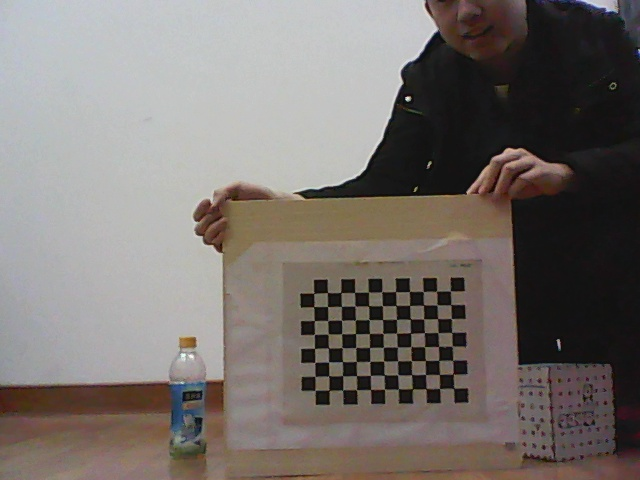
//> input picture OpencvTest3.0/OpencvTest/image/leftPic1.jpg, 640 x 480 px
$ ./main   (built with g++ and OpenCV 4)
//> lines starting //> are read from the running program, lines starting //| are printed output that depends on the picture; after the words box and inside, x2 and y2 are one past the last pixel; in counts of white or black regions, pixels touching at a corner belong together
### OpencvTest3.0/OpencvTest/global.h
#pragma once
#include <opencv2/opencv.hpp>

using namespace std;
using namespace cv;

const int imageWidth = 640;								//摄像头的分辨率
const int imageHeight = 480;
const int boardWidth = 11;								//横向的角点数目
const int boardHeight = 8;								//纵向的角点数据
const int boardCorner = boardWidth * boardHeight;		//总的角点数据
const int squareSize = 20;								//标定板黑白格子的大小 单位mm
const Size boardSize = Size(boardWidth, boardHeight);   //棋盘大小
Size imageSize = Size(imageWidth, imageHeight);         //图片大小

char* name_l = (char*)malloc(sizeof(char) * 200);
char* name_r = (char*)malloc(sizeof(char) * 200);
int frameNumber;                                      	//相机标定时需要采用的图像帧数

Mat R, T, E, F;                                         //R 旋转矢量 T平移矢量 E本征矩阵 F基础矩阵
Mat cameraMatrix_l, cameraMatrix_r;					    //相机内参数
Mat distCoeff_l, distCoeff_r; 			            	//相机畸变参数
vector<Mat> rvecs_l, rvecs_r;						    //旋转向量
vector<Mat> tvecs_l, tvecs_r;							//平移向量

vector<vector<Point2f>> corners_l, corners_r;			//各个图像找到的角点的集合 和objRealPoint 一一对应
//vector<vector<Point2f>> imagePoint_l;                 //左边摄像机所有照片角点的坐标集合
//vector<vector<Point2f>> imagePoint_r;                 //右边摄像机所有照片角点的坐标集合
vector<vector<Point3f>> objRealPoint_r;                 //左边摄像机所有照片角点的坐标集合
vector<vector<Point3f>> objRealPoint_l;                 //右边摄像机所有照片角点的坐标集合
vector<vector<Point3f>> objRealPoint;					//各副图像的角点的实际物理坐标集合
vector<Point2f> corner_l, corner_r;						//某一副图像找到的角点

Mat Rl, Rr, Pl, Pr, Q;                                  //校正旋转矩阵R，投影矩阵P 重投影矩阵Q (下面有具体的含义解释）
Mat mapLx, mapLy, mapRx, mapRy;                         //映射表
Rect validROIL, validROIR;                              //图像校正之后，会对图像进行裁剪，这里的validROI就是指裁剪之后的区域
Mat xyz;              //三维坐标

Mat rgbImage_l, grayImage_l, rgbImage_r, grayImage_r;
Mat rectifyImage_l, rectifyImage_r;                    //左右相机reamp后的图
Point origin;         //鼠标按下的起始点
Point originn;
Rect selection;      //定义矩形选框
bool selectObject = false;    //是否选择对象

int blockSize = 0, uniquenessRatio = 0, numDisparities = 0;
cv::Ptr<cv::StereoBM> bm = cv::StereoBM::create(16, 9);

Mat disp8,_3dImage;
const double max_z = 1.0e4;

### OpencvTest3.0/OpencvTest/main.cpp
// opencv_test.cpp : 定义控制台应用程序的入口点。
//

#include <tchar.h>
#include <opencv2/core/core.hpp>
#include <opencv2/opencv.hpp>
#include <opencv2/features2d.hpp>
#include <highgui.hpp>
#include "cv.h"
#include <cv.hpp>
#include <iostream>
#include <stdio.h>
#include <time.h>
#include "global.h"
#include "opencv2/core/utility.hpp"
#include "opencv2/core/ocl.hpp"
#include "opencv2/imgcodecs.hpp"
#include "opencv2/calib3d.hpp"
#include "opencv2/imgproc.hpp"
#include "opencv2/flann.hpp"
#include "opencv2/ml.hpp"

using namespace std;
using namespace cv;

/*计算标定板上模块的实际物理坐标*/
// [17 lines left out: function calRealPoint, not called in this run]

/*输出和保存数据*/
// [103 lines left out: functions outputCameraParam, getPicture, not called in this run]

/*****单目标定*****/
void SingleCalibration_l() {
	Mat img_l;                      //定义图片
	int goodFrameCount_l= 0;
	namedWindow("ImageL");
	cout << "按Q退出 ..." << endl;
	while (goodFrameCount_l< frameNumber) //frameNumber表示图片数量
	{
		char *filename_l = (char *)malloc(sizeof(char) * 100);
		sprintf(filename_l, "image\\leftPic%d.jpg", goodFrameCount_l + 1);

		rgbImage_l = imread(filename_l, CV_LOAD_IMAGE_COLOR); //图片转为3信道
//> rgbImage_l is the input picture: 480 rows x 640 cols, CV_8UC3; mean B, G, R 110.6, 114.5, 121
		cvtColor(rgbImage_l, grayImage_l, COLOR_BGR2GRAY);    //转为灰度图后赋给grayImage
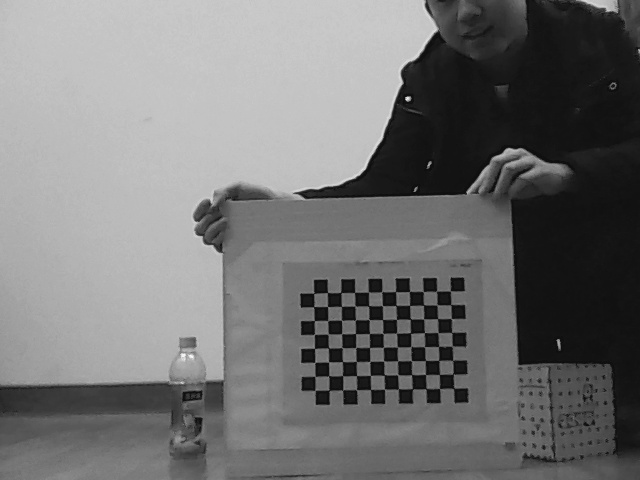
//> grayImage_l: 480 rows x 640 cols, CV_8UC1; min 8, max 252, mean 116
		imshow("Camera_l", grayImage_l);

		bool isFind_l = findChessboardCorners(rgbImage_l, boardSize, corner_l, CV_CALIB_CB_NORMALIZE_IMAGE);
//> corner_l = 88 Points (x, y), first 12: [453.7, 388.4], [439.5, 388.4], [426, 388.6], [412.5, 388.7], [398.5, 388.7], [384.4, 389], [370.5, 389.5], [356.4, 389.7], [342.6, 390.1], [329.1, 390.4], [315, 390.4], [452.8, 373.8]; isFind_l = true
		if (isFind_l == true)	//所有角点都被找到 说明这幅图像是可行的
		{
			/*
			Size(5,5) 搜索窗口的一半大小
			Size(-1,-1) 死区的一半尺寸
			TermCriteria(CV_TERMCRIT_EPS | CV_TERMCRIT_ITER, 20, 0.1)迭代终止条件
			*/
			cornerSubPix(grayImage_l, corner_l, Size(3, 3), Size(-1, -1), TermCriteria(CV_TERMCRIT_EPS | CV_TERMCRIT_ITER, 20, 0.1));
//> corner_l = 88 Points (x, y), first 12: [453.6, 388.3], [439.4, 388.5], [426, 388.5], [412.5, 388.7], [398.4, 388.8], [384.4, 389], [370.5, 389.4], [356.4, 389.6], [342.6, 389.9], [329.1, 390.4], [315, 390.4], [453, 373.9]
			//将角点精确到亚像素级
			drawChessboardCorners(rgbImage_l, boardSize, corner_l, isFind_l);
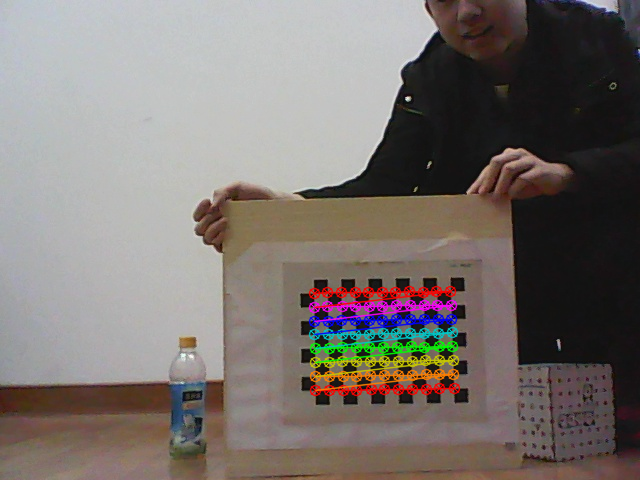
//> rgbImage_l: 480 rows x 640 cols, CV_8UC3; 3.88% of pixels changed, all inside (x1, y1, x2, y2) = (308, 285, 461, 397)
			imshow("chessboard_l", rgbImage_l);
			corners_l.push_back(corner_l);//把所有角点信息保存起来
//> corners_l = 1 point lists
			goodFrameCount_l++;
			cout << "The image is good" << endl;
		}
		else
		{
			cout << "The image is bad please try again" << endl;
		}

		if (waitKey(10) == 'q')
		{
			break;
		}
	}
	/*
	图像采集完毕 接下来开始摄像头的校正
	calibrateCamera()
	输入参数
	objectPoints  角点的实际物理坐标
	imagePoints   角点的图像坐标
	imageSize	   图像的大小
	输出参数
	cameraMatrix  相机的内参矩阵
	distCoeffs	   相机的畸变参数
	rvecs		   旋转矢量(外参数)
	tvecs		   平移矢量(外参数）
	*/

	/*设置实际初始参数 根据calibrateCamera来 如果flag = 0 也可以不进行设置*/
	/*计算实际的校正点的三维坐标*/
	calRealPoint(objRealPoint_l, boardWidth, boardHeight, frameNumber, squareSize);
	cout << "cal real successful" << endl;
	/*标定摄像头*/
	calibrateCamera(objRealPoint_l, corners_l, Size(imageWidth, imageHeight), cameraMatrix_l, distCoeff_l, rvecs_l, tvecs_l, 0);
	cout << "calibration successful" << endl;
	/*显示畸变校正效果*/
	Mat cImage_l;
	undistort(rgbImage_l, cImage_l, cameraMatrix_l, distCoeff_l);
	imshow("Corret Image_l", cImage_l);
}
// [45 lines left out: function SingleCalibration_r, not called in this run]

/*****立体匹配*****/
// [21 lines left out: function stereo_match, not called in this run]

/*****特征点检测*****/
/*void FeatureDe() {

	//改变字体颜色
	system("color 2F");
	//显示帮助文字
	ShowHelpText();

	//载入原图片并显示
	Mat scrImage_l = imread("pic\\leftPic.jpg",1);
	Mat scrImage_r = imread("pic\\rightPic.jpg",1);
	imshow("原始图L", scrImage_l);
	imshow("原始图R", scrImage_r);

		//定义需要用到的变量和类
		int minHessian = 400;//定于SURF中的hessian阈值特征点检测算子
	SurfFeatureDetector detector(minHessian);//定义一个SURF特征检测类对象
	std::vector<KeyPoint> keypoints_l, keypoints_r; //vector模板类是能够存放任意类型的动态数组，能够增加和压缩数据

		//调用detect函数检测出SURF特征关键点，保存在vector容器中
		detector.detect(scrImage_l, keypoints_l);
	detector.detect(scrImage_r, keypoints_r);

	//绘制特征关键点
	Mat img_keypoints_l; Mat img_keypoints_r;
	drawKeypoints(scrImage_l, keypoints_l, img_keypoints_l,
		Scalar::all(-1), DrawMatchesFlags::DEFAULT);
	drawKeypoints(scrImage_r, keypoints_r, img_keypoints_r,
		Scalar::all(-1), DrawMatchesFlags::DEFAULT);

	//显示效果图
	imshow("特征点检测效果图", img_keypoints_l);
	imshow("特征点检测效果图", img_keypoints_l);

	waitKey(0);

}*/

/*void FeatureDet() {
	//载入原图片并显示
	Mat scrImage_l = imread("pic\\leftPic.jpg", IMREAD_GRAYSCALE);
	Mat scrImage_r = imread("pic\\rightPic.jpg", IMREAD_GRAYSCALE);
	imshow("原始图L", scrImage_l);
	imshow("原始图R", scrImage_r);

	Ptr<SURF> surf;      //创建方式和2中的不一样
	surf = SURF::create(800);

	BFMatcher matcher;
	Mat l, r;
	vector<KeyPoint>key1, key2;
	vector<DMatch> matches;

	surf->detectAndCompute(scrImage_l, Mat(), key1, l);
	surf->detectAndCompute(scrImage_r, Mat(), key2, r);

	matcher.match(l, r, matches);       //匹配

	sort(matches.begin(), matches.end());  //筛选匹配点
	vector< DMatch > good_matches;
	int ptsPairs = std::min(50, (int)(matches.size() * 0.15));
	cout << ptsPairs << endl;
	for (int i = 0; i < ptsPairs; i++)
	{
		good_matches.push_back(matches[i]);
	}
	Mat outimg;
	drawMatches(scrImage_l, key1, scrImage_r, key2, good_matches, outimg, Scalar::all(-1), Scalar::all(-1), vector<char>(), DrawMatchesFlags::NOT_DRAW_SINGLE_POINTS);  //绘制匹配点

}*/
//保存数据
// [15 lines left out: function saveXYZ, not called in this run]
/*****描述：鼠标操作回调*****/
// [33 lines left out: function onMouse, not called in this run]

/*点击时显示坐标，鼠标移动时不显示*/
/*IplImage* src = 0;
void on_mouse(int event, int x, int y, int flags, void* ustc)
{
	CvFont font;
	cvInitFont(&font, CV_FONT_HERSHEY_SIMPLEX, 0.5, 0.5, 0, 1, CV_AA);

	if (event == CV_EVENT_LBUTTONDOWN)
	{
		CvPoint pt = cvPoint(x, y);
		Vec3f point = _3dImage.at<Vec3f>(y, x);
		char temp[16];
		sprintf(temp, "(%d,%d,%d)", point[0], point[1],point[2]);
		cvPutText(src, temp, pt, &font, cvScalar(255, 255, 255, 0));
		cvCircle(src, pt, 2, cvScalar(255, 0, 0, 0), CV_FILLED, CV_AA, 0);
		cvShowImage("src", src);
	}
}*/
//int xx, yy;
/*void on_mouse(int event, int x, int y, int flags, void* ustc)
{
	CvFont font;
	cvInitFont(&font, CV_FONT_HERSHEY_SIMPLEX, 0.5, 0.5, 0, 1, CV_AA);

	if (event == CV_EVENT_LBUTTONDOWN)
	{
		CvPoint pt = cvPoint(x, y);
		xx = pt.x;
		yy = pt.y;
		imshow("3dimg",_3dImage);
		for (int y = 0; y<_3dImage.rows; y++)
		{
			for (int x = 0; x<_3dImage.cols; x++)
			{
				Vec3f point = _3dImage.at<Vec3f>(y, x);// Vec3f 是 template 类定义
				if (y == yy&&x == xx)
					cout << "坐标[" << point[0] << "," << point[1] << "," << point[2] << "]" << endl;
			}
		}
	}
}
*/
int _tmain(int argc, _TCHAR* argv[])
{   /*棋盘单目标定*/
	//frameNumber=getPicture();//得到图片
	frameNumber = 13;
//> (the run ends here: the program stops with an error, at `cvtColor(rgbImage_l, grayImage_l, COLOR_BGR2GRAY);`)
